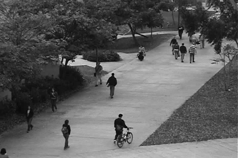
//> input picture fft/discreteFourierTransform/test.png, 238 x 158 px
$ ./main   (built with g++ and OpenCV 4)
//> lines starting //> are read from the running program, lines starting //| are printed output that depends on the picture
#include<opencv2/highgui/highgui.hpp>
#include<opencv2/imgproc/imgproc.hpp>
#include <iostream>

using namespace cv;
using namespace std;

int main(){
	Mat src = imread("test.png");
//> src is the input picture: 158 rows x 238 cols, CV_8UC3; min 0, max 216, mean 93.5
	if(src.empty())
	{
		return-1;
	}

	Mat src_gray;
	cvtColor(src,src_gray,CV_RGB2GRAY);//灰度图像做傅里叶变换

	int m = getOptimalDFTSize(src_gray.rows);//2,3,5的倍数有更高效率的傅里叶转换
//> m = 160
	int n = getOptimalDFTSize(src_gray.cols);
//> n = 240

	Mat dst;
	///把灰度图像放在左上角，在右边和下边扩展图像，扩展部分填充为0；
	copyMakeBorder(src_gray,dst,0,m-src_gray.rows,0,n-src_gray.cols,BORDER_CONSTANT,Scalar::all(0));
	cout<<dst.size()<<endl;
//| [240 x 160]

	//新建一个两页的array，其中第一页用扩展后的图像初始化，第二页初始化为0
	Mat planes[] = {Mat_<float>(dst), Mat::zeros(dst.size(), CV_32F)};
//> planes[1]: 160 rows x 240 cols, CV_32FC1; every value is 0
	Mat completeI;
	merge(planes,2,completeI);//把两页合成一个2通道的mat

	//对上边合成的mat进行傅里叶变换，支持原地操作，傅里叶变换结果为复数。通道1存的是实部，通道2存的是虚部。
	dft(completeI,completeI);

	split(completeI,planes);//把变换后的结果分割到各个数组的两页中，方便后续操作
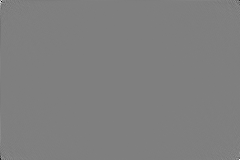
//> planes[1]: 160 rows x 240 cols, CV_32FC1; min -567567.1, max 567567.2, mean 0; drawn with min black and max white
	magnitude(planes[0],planes[1],planes[0]);//求傅里叶变换各频率的幅值，幅值放在第一页中。

	Mat magI = planes[0];
	//傅立叶变换的幅度值范围大到不适合在屏幕上显示。高值在屏幕上显示为白点，
	//而低值为黑点，高低值的变化无法有效分辨。为了在屏幕上凸显出高低变化的连续性，我们可以用对数尺度来替换线性尺度:
	magI+= 1;
	log(magI,magI);//取对数
	magI= magI(Rect(0,0,src_gray.cols,src_gray.rows));//前边对原始图像进行了扩展，这里把对原始图像傅里叶变换取出，剔除扩展部分。
//> magI: 158 rows x 238 cols, CV_32FC1


	//这一步的目的仍然是为了显示。 现在我们有了重分布后的幅度图，
	//但是幅度值仍然超过可显示范围[0,1] 。我们使用 normalize() 函数将幅度归一化到可显示范围。
	normalize(magI,magI,0,1,CV_MINMAX);//傅里叶图像进行归一化。
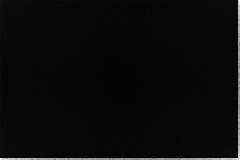
//> planes[0]: 160 rows x 240 cols, CV_32FC1; min 0, max 13.35, mean 0.521; drawn with min black and max white


	//重新分配象限，使（0,0）移动到图像中心，
	//在《数字图像处理》中，傅里叶变换之前要对源图像乘以（-1）^(x+y)进行中心化。
	//这是是对傅里叶变换结果进行中心化
	int cx = magI.cols/2;
//> cx = 119
	int cy = magI.rows/2;
//> cy = 79

	Mat tmp;
	Mat q0(magI,Rect(0,0,cx,cy));
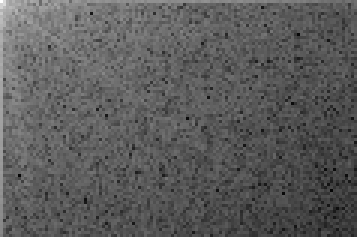
//> q0: 79 rows x 119 cols, CV_32FC1 (shown 3 times larger); min 0.0211, max 1, mean 0.36
	Mat q1(magI,Rect(cx,0,cx,cy));
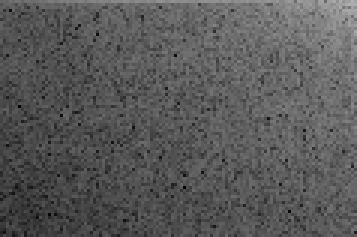
//> q1: 79 rows x 119 cols, CV_32FC1 (shown 3 times larger); min 0.00785, max 0.697, mean 0.351
	Mat q2(magI,Rect(0,cy,cx,cy));
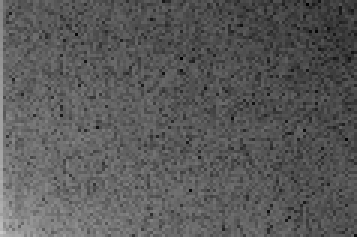
//> q2: 79 rows x 119 cols, CV_32FC1 (shown 3 times larger); min 1.76e-06, max 0.787, mean 0.35
	Mat q3(magI,Rect(cx,cy,cx,cy));
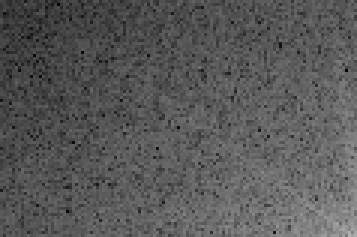
//> q3: 79 rows x 119 cols, CV_32FC1 (shown 3 times larger); min 0, max 0.706, mean 0.347


	q0.copyTo(tmp);
	q3.copyTo(q0);
	tmp.copyTo(q3);

	q1.copyTo(tmp);
	q2.copyTo(q1);
	tmp.copyTo(q2);
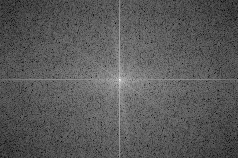
//> magI: 158 rows x 238 cols, CV_32FC1; min 0, max 1, mean 0.352


	namedWindow("InputImage");
	imshow("InputImage",src);

	namedWindow("SpectrumImage");
	imshow("SpectrumImage",magI);

	waitKey();
	return 0;
}
